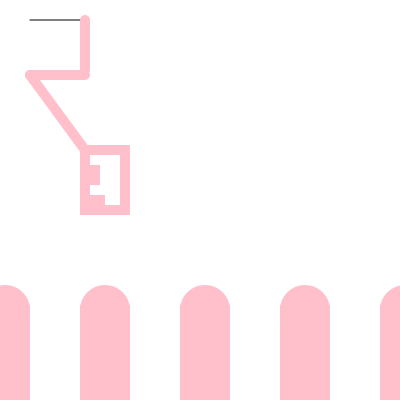
Frame 1 (no input)
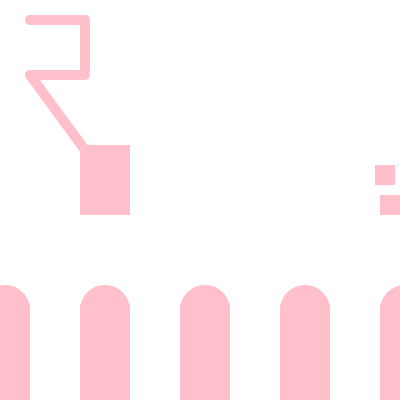
Frame 60 (no input)
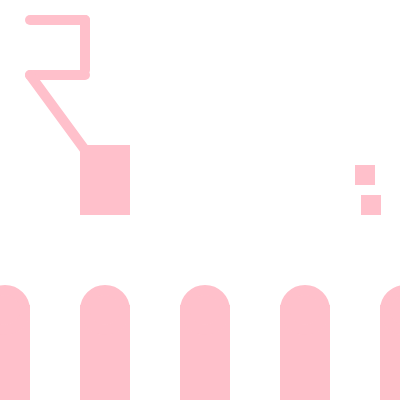
Frame 120 (the mouse pressed at the canvas centre since frame 60)

The p5.js sketch that drew these frames (run headless with seeded random() and noise() and a simulated clock; from frame 60 on, the mouse is pressed at the canvas centre):

// p5.js sketch
// ── sketch.js
let x = 85
let y = 90

function setup() {
  createCanvas(400, 400);
}

function draw() {
  background(300);
  line (30, 20, 85, 20);
  strokeWeight (10);
  stroke (255,192,203);
  
  line (85, 20, 85, 70);
  line (85, 75, 30, 75);
  line (85, 150, 30, 75);
  
  rect (85, 150, 40, 60);
  fill (255,192,203);
  
  square (x, 170, 10);
  square (y, 200, 10);
  
x = x +5
  y = y + 5
  
if (x > width) {
  x = 85
}
if (y > width) {
  y = 86
}
  arch(85, 310, 120, 40)
  arch (185, 310, 120, 40)
  arch (285, 310, 120, 40)
  arch (-15, 310, 120, 40)
  arch (385, 310, 120, 40)
}

function arch (xPos, yPos, body, head) {
  rect (xPos, yPos, 40, body);
  circle (xPos + 20, yPos, 40);
}

 
